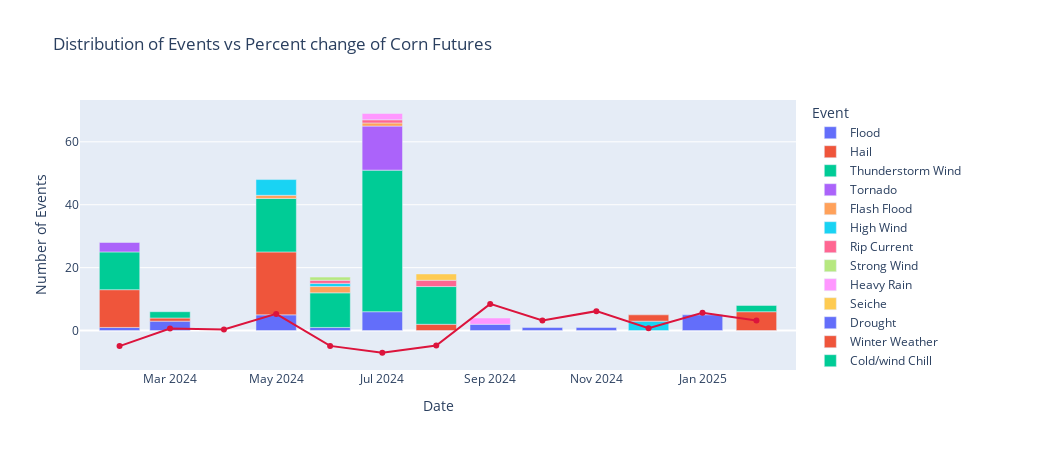

Notebook source saved alongside this figure:
### Markdown cell above
### Visualization 1 Explanation

Insert explanation here: The graph on the left shows that corn prices fluctuate significantly over time, with no consistent mean or variance. This behavior indicates that the raw price data is non-stationary, meaning statistical properties like mean and variance change over time. 

Conclusion: the dataset is influenced by long-term trends, seasonality, and possibly external shocks (e.g. weather, policy, demand changes).

The graph on the right, which shows the log-differenced prices along with the rolling average and rolling standard deviation, illustrates a more stable pattern. Both the rolling mean and standard deviation remain relatively constant over time, suggesting that the transformed data is stationary. 

Conclusion: The data has a constant mean and variance, making it suitable for many statistical modeling techniques, such as time series forecasting using ARIMA.

### Code cell
import plotly.express as px
import plotly.graph_objects as go
df1 = web_parser1("https://www.ncdc.noaa.gov/stormevents/listevents.jsp?eventType=ALL&beginDate_mm=02&beginDate_dd=01&beginDate_yyyy=2024&endDate_mm=02&endDate_dd=28&endDate_yyyy=2025&county=COOK%3A31&hailfilter=0.00&tornfilter=0&windfilter=000&sort=DT&submitbutton=Search&statefips=17%2CILLINOIS")
df2 = extra_source1("corn_price.csv")

def visual2():
    df1.index = df1.index.strftime("%Y-%m")
    df2.index = df2.index.strftime("%Y-%m")
    df = pd.merge(df1, df2, left_index = True, right_index = True, how="inner")
    
    grouped = pd.DataFrame(df.groupby([df.index, "Event"])["Event"].count())
    grouped.rename(columns={"Event": "Count"}, inplace=True)
    grouped.reset_index(inplace=True)
    grouped.rename(columns={"level_0": "Date"}, inplace=True)

    fig = px.bar(grouped, x="Date", y="Count", color="Event", labels={"Date": "Date",
                       "Event": "Event", "Count":"Number of events"}, title = "Distribution of Events vs Percent change of Corn Futures")
    fig.update_layout(yaxis_title='Number of Events',height=450,width=1050)

    fig.add_trace(
    go.Scatter(
        x=df2.loc[df1.index[0]: df1.index[-1]].index,
        y=df2.loc[df1.index[0]: df1.index[-1]]["pct_change"],
        line_color="crimson",
        name="Percent Change for Corn Futures"
    ))

    fig.show()

############ Function Call ############
visual2()

### Figure 1 — Plotly figure (JSON) as saved in the notebook; plotly's stock layout.template omitted (floating-point values rounded to 4 significant figures)
{"data": [{"alignmentgroup": "True", "hovertemplate": "Event=Flood<br>Date=%{x}<br>Number of events=%{y}<extra></extra>", "legendgroup": "Flood", "marker": {"color": "#636efa", "pattern": {"shape": ""}}, "name": "Flood", "offsetgroup": "Flood", "orientation": "v", "showlegend": true, "textposition": "auto", "type": "bar", "x": ["2024-02", "2024-03", "2024-05", "2024-06", "2024-07", "2024-09", "2025-01"], "xaxis": "x", "y": [1, 3, 5, 1, 6, 2, 5], "yaxis": "y"}, {"alignmentgroup": "True", "hovertemplate": "Event=Hail<br>Date=%{x}<br>Number of events=%{y}<extra></extra>", "legendgroup": "Hail", "marker": {"color": "#EF553B", "pattern": {"shape": ""}}, "name": "Hail", "offsetgroup": "Hail", "orientation": "v", "showlegend": true, "textposition": "auto", "type": "bar", "x": ["2024-02", "2024-03", "2024-05", "2024-08"], "xaxis": "x", "y": [12, 1, 20, 2], "yaxis": "y"}, {"alignmentgroup": "True", "hovertemplate": "Event=Thunderstorm Wind<br>Date=%{x}<br>Number of events=%{y}<extra></extra>", "legendgroup": "Thunderstorm Wind", "marker": {"color": "#00cc96", "pattern": {"shape": ""}}, "name": "Thunderstorm Wind", "offsetgroup": "Thunderstorm Wind", "orientation": "v", "showlegend": true, "textposition": "auto", "type": "bar", "x": ["2024-02", "2024-03", "2024-05", "2024-06", "2024-07", "2024-08"], "xaxis": "x", "y": [12, 2, 17, 11, 45, 12], "yaxis": "y"}, {"alignmentgroup": "True", "hovertemplate": "Event=Tornado<br>Date=%{x}<br>Number of events=%{y}<extra></extra>", "legendgroup": "Tornado", "marker": {"color": "#ab63fa", "pattern": {"shape": ""}}, "name": "Tornado", "offsetgroup": "Tornado", "orientation": "v", "showlegend": true, "textposition": "auto", "type": "bar", "x": ["2024-02", "2024-07"], "xaxis": "x", "y": [3, 14], "yaxis": "y"}, {"alignmentgroup": "True", "hovertemplate": "Event=Flash Flood<br>Date=%{x}<br>Number of events=%{y}<extra></extra>", "legendgroup": "Flash Flood", "marker": {"color": "#FFA15A", "pattern": {"shape": ""}}, "name": "Flash Flood", "offsetgroup": "Flash Flood", "orientation": "v", "showlegend": true, "textposition": "auto", "type": "bar", "x": ["2024-05", "2024-06", "2024-07"], "xaxis": "x", "y": [1, 2, 1], "yaxis": "y"}, {"alignmentgroup": "True", "hovertemplate": "Event=High Wind<br>Date=%{x}<br>Number of events=%{y}<extra></extra>", "legendgroup": "High Wind", "marker": {"color": "#19d3f3", "pattern": {"shape": ""}}, "name": "High Wind", "offsetgroup": "High Wind", "orientation": "v", "showlegend": true, "textposition": "auto", "type": "bar", "x": ["2024-05", "2024-06", "2024-12"], "xaxis": "x", "y": [5, 1, 3], "yaxis": "y"}, {"alignmentgroup": "True", "hovertemplate": "Event=Rip Current<br>Date=%{x}<br>Number of events=%{y}<extra></extra>", "legendgroup": "Rip Current", "marker": {"color": "#FF6692", "pattern": {"shape": ""}}, "name": "Rip Current", "offsetgroup": "Rip Current", "orientation": "v", "showlegend": true, "textposition": "auto", "type": "bar", "x": ["2024-06", "2024-07", "2024-08"], "xaxis": "x", "y": [1, 1, 2], "yaxis": "y"}, {"alignmentgroup": "True", "hovertemplate": "Event=Strong Wind<br>Date=%{x}<br>Number of events=%{y}<extra></extra>", "legendgroup": "Strong Wind", "marker": {"color": "#B6E880", "pattern": {"shape": ""}}, "name": "Strong Wind", "offsetgroup": "Strong Wind", "orientation": "v", "showlegend": true, "textposition": "auto", "type": "bar", "x": ["2024-06"], "xaxis": "x", "y": [1], "yaxis": "y"}, {"alignmentgroup": "True", "hovertemplate": "Event=Heavy Rain<br>Date=%{x}<br>Number of events=%{y}<extra></extra>", "legendgroup": "Heavy Rain", "marker": {"color": "#FF97FF", "pattern": {"shape": ""}}, "name": "Heavy Rain", "offsetgroup": "Heavy Rain", "orientation": "v", "showlegend": true, "textposition": "auto", "type": "bar", "x": ["2024-07", "2024-09"], "xaxis": "x", "y": [2, 2], "yaxis": "y"}, {"alignmentgroup": "True", "hovertemplate": "Event=Seiche<br>Date=%{x}<br>Number of events=%{y}<extra></extra>", "legendgroup": "Seiche", "marker": {"color": "#FECB52", "pattern": {"shape": ""}}, "name": "Seiche", "offsetgroup": "Seiche", "orientation": "v", "showlegend": true, "textposition": "auto", "type": "bar", "x": ["2024-08"], "xaxis": "x", "y": [2], "yaxis": "y"}, {"alignmentgroup": "True", "hovertemplate": "Event=Drought<br>Date=%{x}<br>Number of events=%{y}<extra></extra>", "legendgroup": "Drought", "marker": {"color": "#636efa", "pattern": {"shape": ""}}, "name": "Drought", "offsetgroup": "Drought", "orientation": "v", "showlegend": true, "textposition": "auto", "type": "bar", "x": ["2024-10", "2024-11"], "xaxis": "x", "y": [1, 1], "yaxis": "y"}, {"alignmentgroup": "True", "hovertemplate": "Event=Winter Weather<br>Date=%{x}<br>Number of events=%{y}<extra></extra>", "legendgroup": "Winter Weather", "marker": {"color": "#EF553B", "pattern": {"shape": ""}}, "name": "Winter Weather", "offsetgroup": "Winter Weather", "orientation": "v", "showlegend": true, "textposition": "auto", "type": "bar", "x": ["2024-12", "2025-02"], "xaxis": "x", "y": [2, 6], "yaxis": "y"}, {"alignmentgroup": "True", "hovertemplate": "Event=Cold/wind Chill<br>Date=%{x}<br>Number of events=%{y}<extra></extra>", "legendgroup": "Cold/wind Chill", "marker": {"color": "#00cc96", "pattern": {"shape": ""}}, "name": "Cold/wind Chill", "offsetgroup": "Cold/wind Chill", "orientation": "v", "showlegend": true, "textposition": "auto", "type": "bar", "x": ["2025-02"], "xaxis": "x", "y": [2], "yaxis": "y"}, {"line": {"color": "crimson"}, "name": "Percent Change for Corn Futures", "type": "scatter", "x": ["2024-02", "2024-03", "2024-04", "2024-05", "2024-06", "2024-07", "2024-08", "2024-09", "2024-10", "2024-11", "2024-12", "2025-01", "2025-02"], "y": [-4.936, 0.6772, 0.3537, 5.301, -4.864, -7.045, -4.765, 8.482, 3.23, 6.182, 0.7559, 5.685, 3.216]}], "layout": {"barmode": "relative", "height": 450, "legend": {"title": {"text": "Event"}, "tracegroupgap": 0}, "title": {"text": "Distribution of Events vs Percent change of Corn Futures"}, "width": 1050, "xaxis": {"anchor": "y", "autorange": true, "domain": [0, 1], "range": ["2024-01-09 05:17:22.9259", "2025-02-23 18:42:37.0741"], "title": {"text": "Date"}, "type": "date"}, "yaxis": {"anchor": "x", "autorange": true, "domain": [0, 1], "range": [-12.53, 73.29], "title": {"text": "Number of Events"}, "type": "linear"}}}
